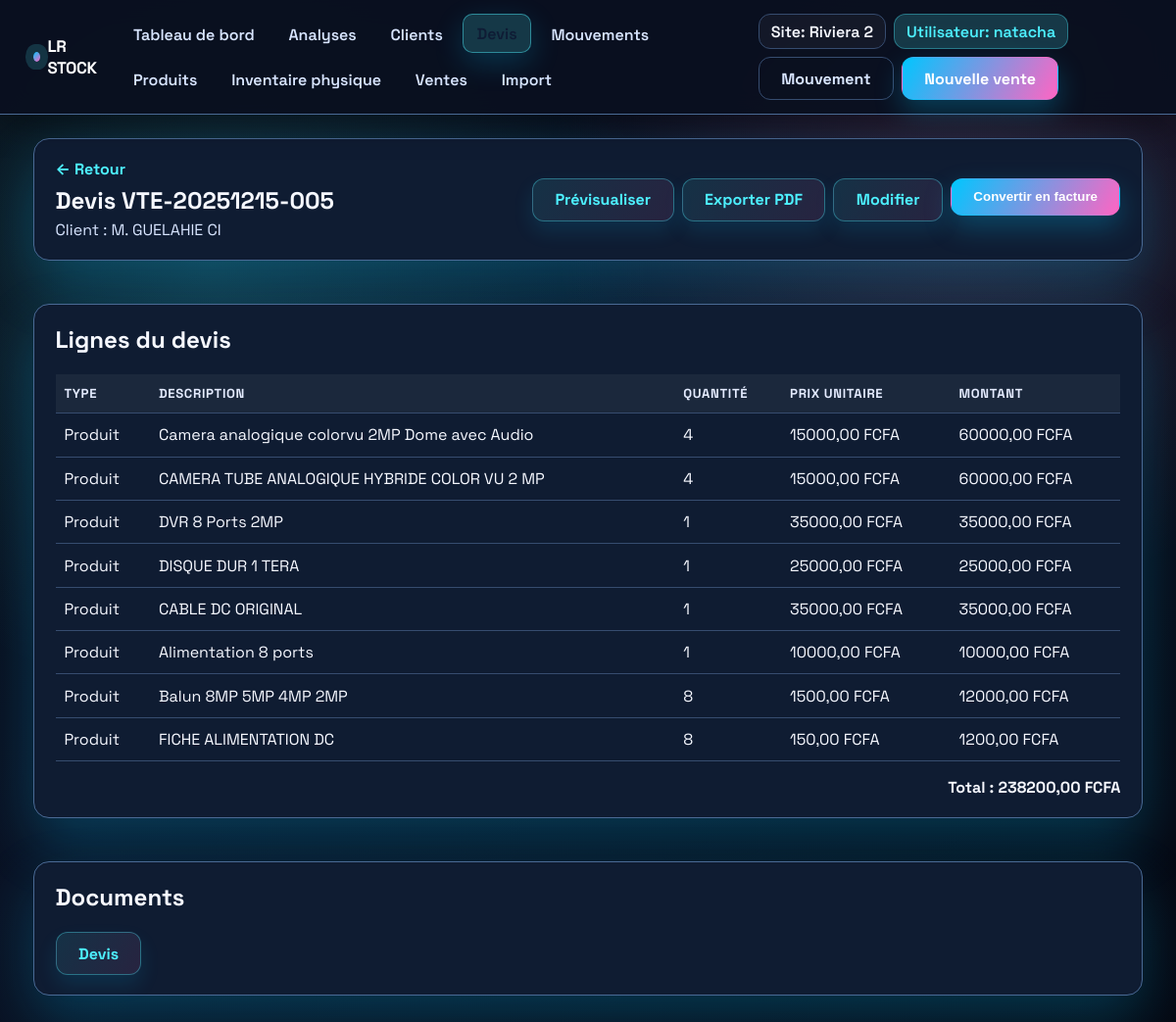
The page /devis/114/ (signed in) on the database its author committed.
### inventory/models.py (models this page shows, shortened)
class TimeStampedModel(models.Model):
    created_at = models.DateTimeField(auto_now_add=True)
    updated_at = models.DateTimeField(auto_now=True)
    class Meta:
        abstract = True

class Site(TimeStampedModel):
    name = models.CharField(max_length=150, unique=True)
    description = models.TextField(blank=True)
    class Meta:
        ordering = ["name"]
        verbose_name = "site"
        verbose_name_plural = "sites"

class VersionedModelMixin(models.Model):
    class Meta:
        abstract = True

class Sale(VersionedModelMixin, TimeStampedModel):
    class Status(models.TextChoices):
        DRAFT = "draft", "Brouillon"
        CONFIRMED = "confirmed", "Confirmée"
    reference = models.CharField("Référence", max_length=100, unique=True)
    sale_date = models.DateTimeField("Date de vente", default=timezone.now)
    customer = models.ForeignKey(
        Customer,
        on_delete=models.SET_NULL,
        related_name="sales",
        blank=True,
        null=True,
    )
    customer_name = models.CharField("Client", max_length=255, blank=True)
    notes = models.TextField(blank=True)
    site = models.ForeignKey(
        Site,
        on_delete=models.PROTECT,
        blank=True,
        null=True,
        related_name="sales",
    )
    amount_paid = models.DecimalField(
        "Montant payé",
        max_digits=12,
        decimal_places=2,
        default=Decimal("0.00"),
    )
    status = models.CharField(
        max_length=20,
        choices=Status.choices,
        default=Status.DRAFT,
    )
    class Meta:
        ordering = ["-sale_date", "-id"]
        verbose_name = "vente"
        verbose_name_plural = "ventes"
    @property
    def customer_display_name(self) -> str:
        if self.customer:
            return self.customer.display_name
        return self.customer_name or "-"
    @property
    def total_amount(self) -> Decimal:
        total = Decimal("0.00")
        for item in self.items.all():
            total += item.total_amount
        return total

class Customer(VersionedModelMixin, TimeStampedModel):
    reference = models.CharField(
        "Référence client",
        max_length=20,
        unique=True,
        default=generate_customer_reference,
    )
    name = models.CharField("Nom du contact", max_length=255)
    company_name = models.CharField("Entreprise", max_length=255, blank=True)
    email = models.EmailField(blank=True)
    phone = models.CharField(max_length=50, blank=True)
    address = models.TextField(blank=True)
    credit_limit = models.DecimalField(
        "Plafond de crédit",
        max_digits=12,
        decimal_places=2,
        default=Decimal("0.00"),
    )
    notes = models.TextField(blank=True)
    objects = CustomerQuerySet.as_manager()
    class Meta:
        ordering = ["name", "company_name"]
        verbose_name = "client"
        verbose_name_plural = "clients"
    @property
    def display_name(self) -> str:
        if self.company_name and self.name:
            return f"{self.company_name} - {self.name}"
        return self.company_name or self.name or self.reference

class SaleItem(TimeStampedModel):
    class LineType(models.TextChoices):
        PRODUCT = "product", "Produit"
        NOTE = "note", "Note"
        SECTION = "section", "Section"
    sale = models.ForeignKey(
        Sale, on_delete=models.CASCADE, related_name="items"
    )
    product = models.ForeignKey(
        Product,
        on_delete=models.PROTECT,
        related_name="sale_items",
        blank=True,
        null=True,
    )
    line_type = models.CharField(
        max_length=20,
        choices=LineType.choices,
        default=LineType.PRODUCT,
    )
    description = models.CharField(max_length=255, blank=True)
    position = models.PositiveIntegerField(default=0)
    quantity = models.PositiveIntegerField(default=1)
    unit_price = models.DecimalField(max_digits=10, decimal_places=2, default=Decimal("0.00"))
    returned_quantity = models.PositiveIntegerField(default=0)
    scan_code = models.CharField(max_length=255, blank=True)
    scanned_at = models.DateTimeField(blank=True, null=True)
    stock_movement = models.OneToOneField(
        StockMovement,
        on_delete=models.SET_NULL,
        blank=True,
        null=True,
        related_name="sale_item",
    )
    class Meta:
        verbose_name = "ligne de vente"
        verbose_name_plural = "lignes de vente"
        ordering = ["position", "id"]
    @property
    def total_amount(self) -> Decimal:
        if self.line_type != self.LineType.PRODUCT:
            return Decimal("0.00")
        net_quantity = max(self.quantity - self.returned_quantity, 0)
        return self.unit_price * Decimal(net_quantity)

class Product(VersionedModelMixin, TimeStampedModel):
    sku = models.CharField("SKU", max_length=100, unique=True)
    manufacturer_reference = models.CharField(
        "Référence fabricant", max_length=100, blank=True
    )
    name = models.CharField("Nom", max_length=255)
    description = models.TextField(blank=True)
    brand = models.ForeignKey(Brand, on_delete=models.PROTECT, related_name="products")
    category = models.ForeignKey(
        Category, on_delete=models.PROTECT, related_name="products"
    )
    barcode = models.CharField("Code-barres", max_length=128, blank=True, null=True, unique=True)
    minimum_stock = models.PositiveIntegerField("Stock minimal", default=0)
    purchase_price = models.DecimalField(
        "Prix d'achat", max_digits=10, decimal_places=2, blank=True, null=True
    )
    sale_price = models.DecimalField(
        "Prix de vente", max_digits=10, decimal_places=2, blank=True, null=True
    )
    image = models.FileField(
        "Image produit",
        upload_to="products/images",
        blank=True,
        null=True,
    )
    objects = ProductQuerySet.as_manager()
    class Meta:
        ordering = ["name"]

### inventory/views.py (the view)
# urls.py: path("devis/<int:pk>/", login_required(views.quote_detail), name="quote_detail"),
def quote_detail(request, pk):
    site_context = _site_context(request)
    sale = get_object_or_404(
        Sale.objects.select_related("customer").prefetch_related("items__product"),
        pk=pk,
    )
    return_url = _get_return_url(request, "inventory:quotes_list")
    items = sale.items.select_related("product").order_by("position", "id")
    context = {
        "sale": sale,
        "items": items,
        "can_confirm": sale.status != Sale.Status.CONFIRMED,
        "return_url": return_url,
    }
    context.update(site_context)
    return render(request, "inventory/quote_detail.html", context)

### inventory/templates/inventory/quote_detail.html (shortened to what this page needs)
{% extends "inventory/base.html" %}
{% block content %}
<div class="card" style="margin-bottom:1.5rem;">
    <div style="display:flex;justify-content:space-between;align-items:center;gap:1rem;">
        <div>
            <a href="{{ return_url }}" class="back-link" style="margin-bottom:0.35rem;display:inline-flex;">← Retour</a>
            <h1 style="margin:0;font-size:1.5rem;">Devis {{ sale.reference }}</h1>
            <p style="margin:0.25rem 0 0;color:var(--muted);">Client : {{ sale.customer_display_name }}</p>
        </div>
        <div style="display:flex;gap:0.5rem;flex-wrap:wrap;">
            <a href="{% url 'inventory:sale_document_preview' sale.pk 'quote' %}" class="btn secondary">Prévisualiser</a>
            <a href="{% url 'inventory:sale_document_pdf' sale.pk 'quote' %}" class="btn secondary">Exporter PDF</a>
            {% if can_confirm %}
                <a href="{% url 'inventory:quote_edit' sale.pk %}" class="btn secondary">Modifier</a>
                <form method="post" action="{% url 'inventory:quote_confirm' sale.pk %}">
                    <button type="submit" class="btn">Convertir en facture</button>
                </form>
            {% else %}
                <span class="badge safe">Déjà converti</span>
            {% endif %}
        </div>
    </div>
</div>
<div class="card" style="margin-bottom:1.5rem;">
    <h2 style="margin-top:0;">Lignes du devis</h2>
    <table>
        <thead>
            <tr>
                <th>Type</th>
                <th>Description</th>
                <th>Quantité</th>
                <th>Prix unitaire</th>
                <th>Montant</th>
            </tr>
        </thead>
        <tbody>
            {% for item in items %}
                <tr>
                    <td>{{ item.get_line_type_display }}</td>
                    <td>
                        {% if item.product %}
                            {{ item.product.name }}
                        {% else %}
                            {{ item.description }}
                        {% endif %}
                    </td>
                    <td>{{ item.quantity }}</td>
                    <td>
                        {% if item.line_type == item.LineType.PRODUCT %}
                            {{ item.unit_price|floatformat:2 }} FCFA
                        {% else %}
                            -
                        {% endif %}
                    </td>
                    <td>{{ item.total_amount|floatformat:2 }} FCFA</td>
                </tr>
            {% endfor %}
        </tbody>
    </table>
    <div style="text-align:right;margin-top:1rem;">
        <strong>Total : {{ sale.total_amount|floatformat:2 }} FCFA</strong>
    </div>
</div>
<div class="card">
    <h2 style="margin-top:0;">Documents</h2>
    <div style="display:flex;flex-wrap:wrap;gap:0.75rem;">
        <a href="{% url 'inventory:sale_document_preview' sale.pk 'quote' %}" class="btn secondary">Devis</a>
    </div>
</div>
{% endblock %}

### inventory/templates/inventory/base.html (shortened to what this page needs)
{% load static %}
<!DOCTYPE html>
<html lang="fr">
<head>
</head>
<body>
    <div class="app-shell">
        <header class="topbar">
            <div class="topbar-inner">
                <a class="brand" href="{% url 'inventory:dashboard' %}">
                    <span class="dot" aria-hidden="true"></span>
                     LR Stock
                </a>
                <nav class="nav">
                    {% with current=request.resolver_match.url_name %}
                        <a href="{% url 'inventory:dashboard' %}" class="{% if current == 'dashboard' %}active{% endif %}">Tableau de bord</a>
                        <a href="{% url 'inventory:analytics' %}" class="{% if current == 'analytics' %}active{% endif %}">Analyses</a>
                        <a href="{% url 'inventory:customer_list' %}" class="{% if current == 'customer_list' or current == 'customer_create' or current == 'customer_detail' or current == 'customer_update' %}active{% endif %}">Clients</a>
                        <a href="{% url 'inventory:quotes_list' %}" class="{% if current == 'quotes_list' or current == 'quote_create' or current == 'quote_detail' %}active{% endif %}">Devis</a>
                        <a href="{% url 'inventory:record_movement' %}" class="{% if current == 'record_movement' %}active{% endif %}">Mouvements</a>
                        <a href="{% url 'inventory:inventory_overview' %}" class="{% if current == 'inventory_overview' %}active{% endif %}">Produits</a>
                        <a href="{% url 'inventory:inventory_physical' %}" class="{% if current == 'inventory_physical' %}active{% endif %}">Inventaire physique</a>
                        <a href="{% url 'inventory:sales_list' %}" class="{% if current == 'sales_list' or current == 'sale_create' %}active{% endif %}">Ventes</a>
                        <a href="{% url 'inventory:import_products' %}" class="{% if current == 'import_products' %}active{% endif %}">Import</a>
                    {% endwith %}
                </nav>
                <div class="user-actions">
                    <span class="context-chip">Site: {{ active_site.name|default:"Vue globale" }}</span>
                    <span class="context-chip" style="background:var(--accent-soft); border-color: rgba(77,240,255,0.35); color: var(--accent);">Utilisateur: {{ request.user.username|default:"Invite" }}</span>
                    <a class="btn ghost" href="{% url 'inventory:record_movement' %}">Mouvement</a>
                    <a class="btn" href="{% url 'inventory:sale_create' %}">Nouvelle vente</a>
                </div>
            </div>
        </header>
        <main class="container">
            <div class="page">
                {% block content %}{% endblock %}
            </div>
        </main>
    </div>
</body>
</html>

### rows shown on the page
Site: name "Riviera 2"
Sale: reference "VTE-20251215-005", customer_display_name "M. GUELAHIE CI", total_amount "238200,00"
SaleItem: line_type "Produit", product.name "Camera analogique colorvu 2MP Dome avec Audio", quantity "4", unit_price "15000,00", total_amount "60000,00"
SaleItem: line_type "Produit", product.name "CAMERA TUBE ANALOGIQUE HYBRIDE COLOR VU 2 MP", quantity "4", unit_price "15000,00", total_amount "60000,00"
SaleItem: line_type "Produit", product.name "DVR 8 Ports 2MP", quantity "1", unit_price "35000,00", total_amount "35000,00"
SaleItem: line_type "Produit", product.name "DISQUE DUR 1 TERA", quantity "1", unit_price "25000,00", total_amount "25000,00"
SaleItem: line_type "Produit", product.name "CABLE DC ORIGINAL", quantity "1", unit_price "35000,00", total_amount "35000,00"
SaleItem: line_type "Produit", product.name "Alimentation 8 ports", quantity "1", unit_price "10000,00", total_amount "10000,00"
SaleItem: line_type "Produit", product.name "Balun 8MP 5MP 4MP 2MP", quantity "8", unit_price "1500,00", total_amount "12000,00"
SaleItem: line_type "Produit", product.name "FICHE ALIMENTATION DC", quantity "8", unit_price "150,00", total_amount "1200,00"

### other values the page prints
{{ request.user.username|default:"Invite" }} "natacha"
